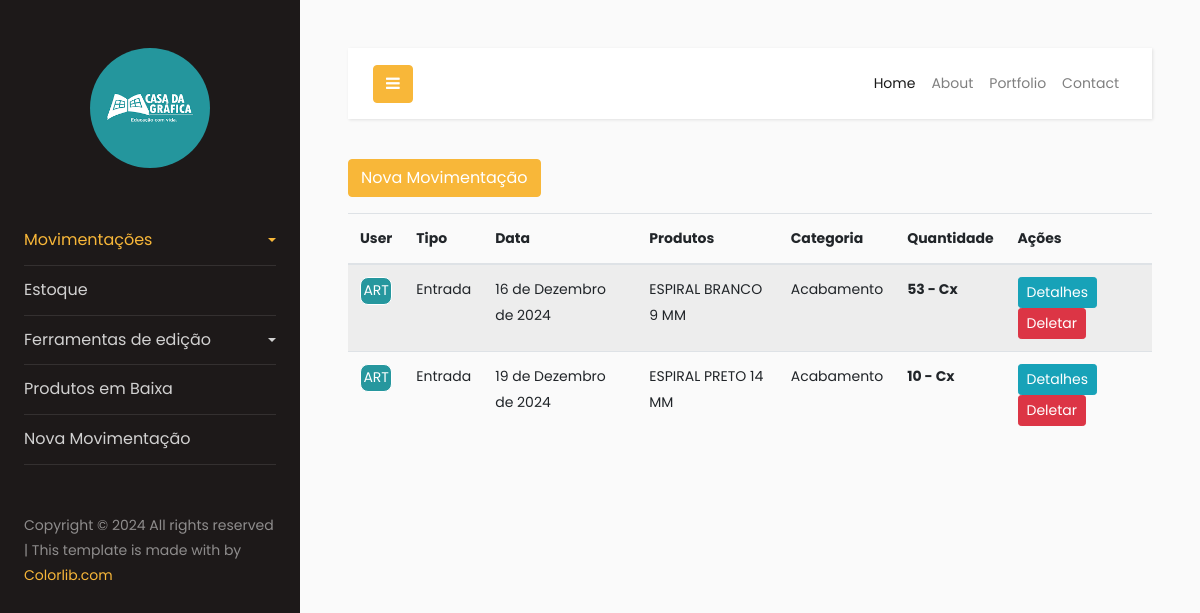
/movimentacoes/ (signed in), run on an earlier commit of the app's database.
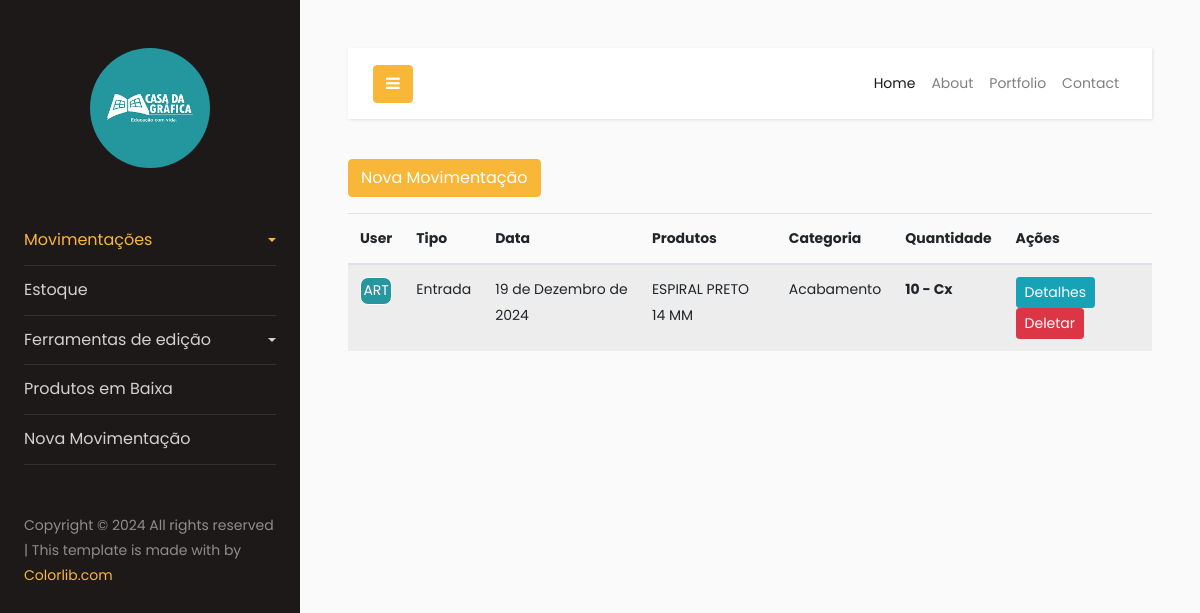
And on a later commit of the database.
### movimentacoes/models.py (models this page shows)
class Movimentacoes(models.Model):
    TIPO_MOVIMENTACAO_CHOICES = [
        ('Entrada', 'Entrada'),
        ('Saída', 'Saída'),
    ]
    tipo_movimentacao = models.CharField(max_length=10, choices=TIPO_MOVIMENTACAO_CHOICES)
    qtde = models.IntegerField()
    data_chegada_saida = models.DateField()  # Certifique-se de que este campo está presente
    data = models.DateField(auto_now_add=True)
    id_empresa = models.ForeignKey(Empresa, on_delete=models.CASCADE)
    id_usuario = models.ForeignKey(User, on_delete=models.CASCADE)
    id_produto = models.ForeignKey(Produto, on_delete=models.CASCADE)

### produto/models.py (models this page shows, shortened)
class Produto(models.Model):
    nome = models.CharField(max_length=255)
    FORMATO = [
        ('640x880', '640x880'),
        ('660x960', '660x960')
    ]
    formato = models.CharField(max_length=255, choices=FORMATO, null=True, blank=True)  # Permite nulo
    estoquemin = models.IntegerField()
    id_categoria = models.ForeignKey(Categoria, on_delete=models.CASCADE)
    id_formato = models.ForeignKey(Formato, on_delete=models.CASCADE)  # Formato está aqui
    unidades = models.IntegerField()
    data_cadastro = models.DateField(auto_now_add=True)

### categoria/models.py (models this page shows)
class Categoria(models.Model):
    categoria = models.CharField(max_length=255)
    img = models.ImageField(upload_to='images/', null=True, blank=True)  # Novo campo de imagem
    data_cadastro = models.DateField(auto_now_add=True)
    def __str__(self):
        return self.categoria

### formato/models.py (models this page shows)
class Formato(models.Model):
    formato = models.CharField(max_length=255)
    data_cadastro = models.DateField(auto_now_add=True)
    def __str__(self):
        return self.formato

### movimentacoes/views.py (the view)
# urls.py: path('movimentacoes/', MovimentacoesListView.as_view(), name='movimentacoes-list'),
class MovimentacoesListView(LoginRequiredMixin, ListView):
    model = Movimentacoes
    template_name = 'movimentacoes_list.html'
    context_object_name = 'movimentacoes'

### movimentacoes/templates/movimentacoes_list.html (shortened to what this page needs)
<!DOCTYPE html>
<html lang="pt-br">
  {% include 'components/header/header.html' %}
  <body>
     <a href="{% url 'movimentacoes-create' %}" class="btn btn-primary mb-3">Nova Movimentação</a>
    <div class="table-responsive">
      <table class="table table-striped">
        <thead>
          <tr>
            <th scope="col">User</th>
            <th scope="col">Tipo</th>
            <th scope="col">Data</th>
            <th scope="col">Produtos</th>
            <th scope="col">Categoria</th>
            <th scope="col">Quantidade</th>
            <th scope="col">Ações</th>
          </tr>
        </thead>
        <tbody>
          {% for movimentacao in movimentacoes %}
            <tr>
              <td>
                <div class="user" style="
                border-style: solid;
                border-radius: 8px;
                text-align: center;
                border-width: 0.5px;
                color: white;
                background-color: #26979E;
            ">{{ movimentacao.id_usuario.username|slice:'3'|upper }}</div>
              </td>
              <td>{{ movimentacao.tipo_movimentacao }}</td>
              <td>{{ movimentacao.data }}</td>
              <td>{{ movimentacao.id_produto.nome }}</td>
              <td>{{ movimentacao.id_produto.id_categoria }}</td>
              <td> <strong>{{ movimentacao.qtde }} - {{ movimentacao.id_produto.id_formato }} </strong></td>
              <td>
                <a href="" class="btn btn-info btn-sm">Detalhes</a>
                <a href="{% url 'movimentacoes-delete' movimentacao.pk %}" class="btn btn-danger btn-sm">Deletar</a>
              </td>
            </tr>
          {% empty %}
            <tr>
              <td colspan="3" class="text-center">Nenhuma movimentação registrada.</td>
            </tr>
          {% endfor %}
        </tbody>
      </table>
    </div>
  </body>
  {% include 'components/footer/footer.html' %}
</html>

### formato/templates/components/header/header.html (shortened to what this page needs)
{% load static %}
<!doctype html>
<html lang="en">
<head>
  <link rel="stylesheet" href="{% static 'CSS/style.css' %}">
  <link rel="stylesheet" href="https://stackpath.bootstrapcdn.com/font-awesome/4.7.0/css/font-awesome.min.css">
</head>
<body>
  <div class="wrapper d-flex align-items-stretch">
    <nav id="sidebar">
      <div class="p-4 pt-5">
        <a href="#" class="img logo rounded-circle mb-5" style="background-image: url('{% static "images/logo.png" %}');"></a>
        <ul class="list-unstyled components mb-5">
          <li class="active">
            <a data-no-loading href="#homeSubmenu" data-toggle="collapse" aria-expanded="false" class="dropdown-toggle">Movimentações</a>
          </li>
          <li>
            <a href="/estoque/">Estoque</a>
          </li>
          <li>
            <a data-no-loading href="#pageSubmenu" data-toggle="collapse" aria-expanded="false" class="dropdown-toggle">Ferramentas de edição</a>
          </li>
          <li>
            <a href="#">Produtos em Baixa</a>
          </li>
          <li>
            <a href="/movimentacoes/novo/">Nova Movimentação</a>
          </li>
        </ul>
        <div class="footer">
          <p>
            Copyright &copy;
            <script>document.write(new Date().getFullYear());</script> All rights reserved | This template is made with
             by <a href="https://colorlib.com"
              target="_blank">Colorlib.com</a>
          </p>
        </div>
      </div>
    </nav>
    <div id="content" class="p-4 p-md-5">
      <nav class="navbar navbar-expand-lg navbar-light" data-no-loading>
        <div class="container-fluid">
          <button data-no-loading  type="button" id="sidebarCollapse" class="btn btn-primary">
            <i class="fa fa-bars"></i>
          </button>
          <div data-no-loading class="collapse navbar-collapse" id="navbarSupportedContent">
            <ul data-no-loading class="nav navbar-nav ml-auto">
              <li class="nav-item active">
                <a class="nav-link" href="#">Home</a>
              </li>
              <li class="nav-item">
                <a class="nav-link" href="#">About</a>
              </li>
              <li class="nav-item">
                <a class="nav-link" href="#">Portfolio</a>
              </li>
              <li class="nav-item">
                <a class="nav-link" href="#">Contact</a>
              </li>
            </ul>
          </div>
        </div>
      </nav>

### formato/templates/components/footer/footer.html (shortened to what this page needs)
{% load static %}
</div>
</body>
</html>

What changed in the data, as far as the page shows it:
removed Movimentacoes: id_usuario.username "ART", tipo_movimentacao "Entrada", data "16 de Dezembro de 2024", id_produto.nome "ESPIRAL BRANCO 9 MM", id_produto.id_categoria "Acabamento", qtde "53", id_produto.id_formato "Cx"
